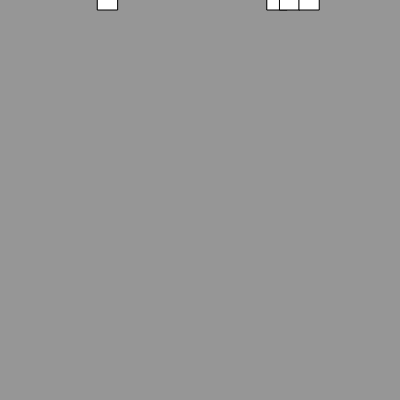
Frame 1 (no input)
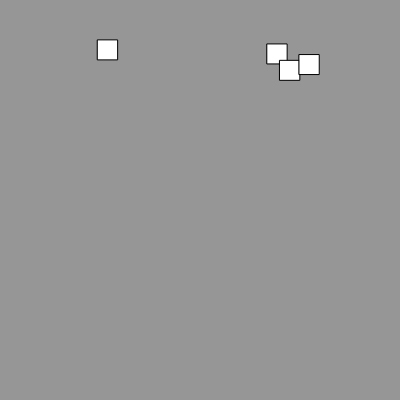
Frame 60 (no input)
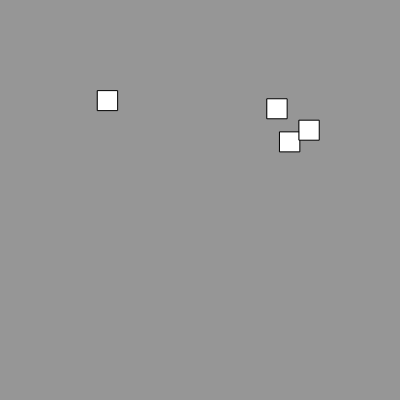
Frame 120 (the mouse pressed at the canvas centre since frame 60)

The p5.js sketch that drew these frames (run headless with seeded random() and noise() and a simulated clock; from frame 60 on, the mouse is pressed at the canvas centre):

// p5.js sketch
// ── sketch.js
let baddies = 4; 
let baddiesX = [];
let baddiesY = [];
let baddiesSpeed = [];

function setup() {
  createCanvas(400, 400);
  rectMode(CENTER);
  for(let i=0; i<baddies;i++){
    baddiesX[i] = random(20, width-20);
    baddiesY[i] = 0;
    baddiesSpeed[i] = random(0.5, 2.5);
  }
  console.log(baddiesSpeed)
}

function draw() {
  background(150);
  fill(255);

  // Animate the baddies 
  for (let i = 0; i < baddies; i++) {
    rect(baddiesX[i], baddiesY[i], 20);
    baddiesY[i] = baddiesY[i]+baddiesSpeed[i]; 
    if(baddiesY[i] > height){
      baddiesY[i] = 0; 
      baddiesX[i] = random(20, width-20);
    }
  }

}
